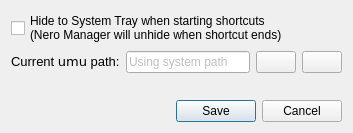
<?xml version="1.0" encoding="UTF-8"?>
<ui version="4.0">
 <class>NeroManagerPreferences</class>
 <widget class="QDialog" name="NeroManagerPreferences">
  <property name="geometry">
   <rect>
    <x>0</x>
    <y>0</y>
    <width>353</width>
    <height>133</height>
   </rect>
  </property>
  <property name="windowTitle">
   <string>Manager Preferences</string>
  </property>
  <property name="modal">
   <bool>true</bool>
  </property>
  <layout class="QVBoxLayout" name="verticalLayout" stretch="0,0,1,0">
   <item>
    <widget class="QCheckBox" name="shortcutHide">
     <property name="text">
      <string>Hide to System Tray when starting shortcuts
(Nero Manager will unhide when shortcut ends)</string>
     </property>
    </widget>
   </item>
   <item>
    <layout class="QHBoxLayout" name="umuLayout" stretch="0,1,0,0">
     <item>
      <widget class="QLabel" name="umuPathLabel">
       <property name="text">
        <string>&lt;!DOCTYPE HTML PUBLIC &quot;-//W3C//DTD HTML 4.0//EN&quot; &quot;http://www.w3.org/TR/REC-html40/strict.dtd&quot;&gt;
&lt;html&gt;&lt;head&gt;&lt;meta name=&quot;qrichtext&quot; content=&quot;1&quot; /&gt;&lt;meta charset=&quot;utf-8&quot; /&gt;&lt;style type=&quot;text/css&quot;&gt;
p, li { white-space: pre-wrap; }
hr { height: 1px; border-width: 0; }
li.unchecked::marker { content: &quot;\2610&quot;; }
li.checked::marker { content: &quot;\2612&quot;; }
&lt;/style&gt;&lt;/head&gt;&lt;body style=&quot; font-family:'Roboto'; font-size:10pt; font-weight:400; font-style:normal;&quot;&gt;
&lt;p style=&quot; margin-top:0px; margin-bottom:0px; margin-left:0px; margin-right:0px; -qt-block-indent:0; text-indent:0px;&quot;&gt;Current &lt;tt&gt;umu&lt;/tt&gt; path:&lt;/p&gt;&lt;/body&gt;&lt;/html&gt;</string>
       </property>
      </widget>
     </item>
     <item>
      <widget class="QLineEdit" name="umuPath">
       <property name="enabled">
        <bool>true</bool>
       </property>
       <property name="styleSheet">
        <string notr="true">color: gray</string>
       </property>
       <property name="readOnly">
        <bool>true</bool>
       </property>
       <property name="placeholderText">
        <string>Using system path</string>
       </property>
      </widget>
     </item>
     <item>
      <widget class="QPushButton" name="umuPathClearBtn">
       <property name="text">
        <string/>
       </property>
       <property name="icon">
        <iconset theme="edit-clear"/>
       </property>
      </widget>
     </item>
     <item>
      <widget class="QPushButton" name="umuChangeBtn">
       <property name="toolTip">
        <string>Use/change custom backend...</string>
       </property>
       <property name="text">
        <string/>
       </property>
       <property name="icon">
        <iconset theme="document-open"/>
       </property>
      </widget>
     </item>
    </layout>
   </item>
   <item>
    <spacer name="verticalSpacer">
     <property name="orientation">
      <enum>Qt::Orientation::Vertical</enum>
     </property>
     <property name="sizeHint" stdset="0">
      <size>
       <width>20</width>
       <height>40</height>
      </size>
     </property>
    </spacer>
   </item>
   <item>
    <widget class="QDialogButtonBox" name="buttonBox">
     <property name="orientation">
      <enum>Qt::Orientation::Horizontal</enum>
     </property>
     <property name="standardButtons">
      <set>QDialogButtonBox::StandardButton::Cancel|QDialogButtonBox::StandardButton::Save</set>
     </property>
    </widget>
   </item>
  </layout>
 </widget>
 <resources/>
 <connections>
  <connection>
   <sender>buttonBox</sender>
   <signal>accepted()</signal>
   <receiver>NeroManagerPreferences</receiver>
   <slot>accept()</slot>
   <hints>
    <hint type="sourcelabel">
     <x>248</x>
     <y>254</y>
    </hint>
    <hint type="destinationlabel">
     <x>157</x>
     <y>274</y>
    </hint>
   </hints>
  </connection>
  <connection>
   <sender>buttonBox</sender>
   <signal>rejected()</signal>
   <receiver>NeroManagerPreferences</receiver>
   <slot>reject()</slot>
   <hints>
    <hint type="sourcelabel">
     <x>316</x>
     <y>260</y>
    </hint>
    <hint type="destinationlabel">
     <x>286</x>
     <y>274</y>
    </hint>
   </hints>
  </connection>
 </connections>
</ui>
